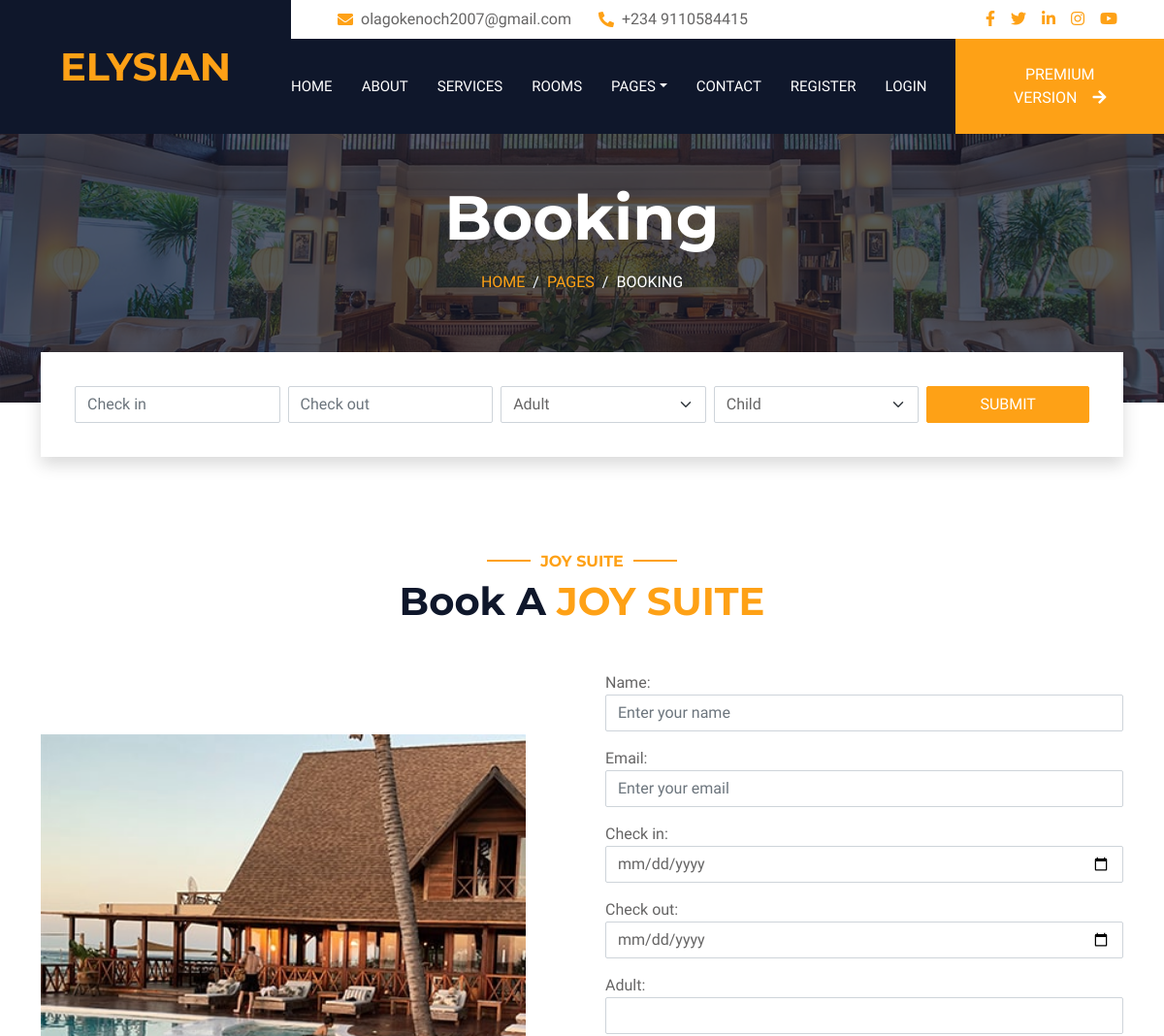
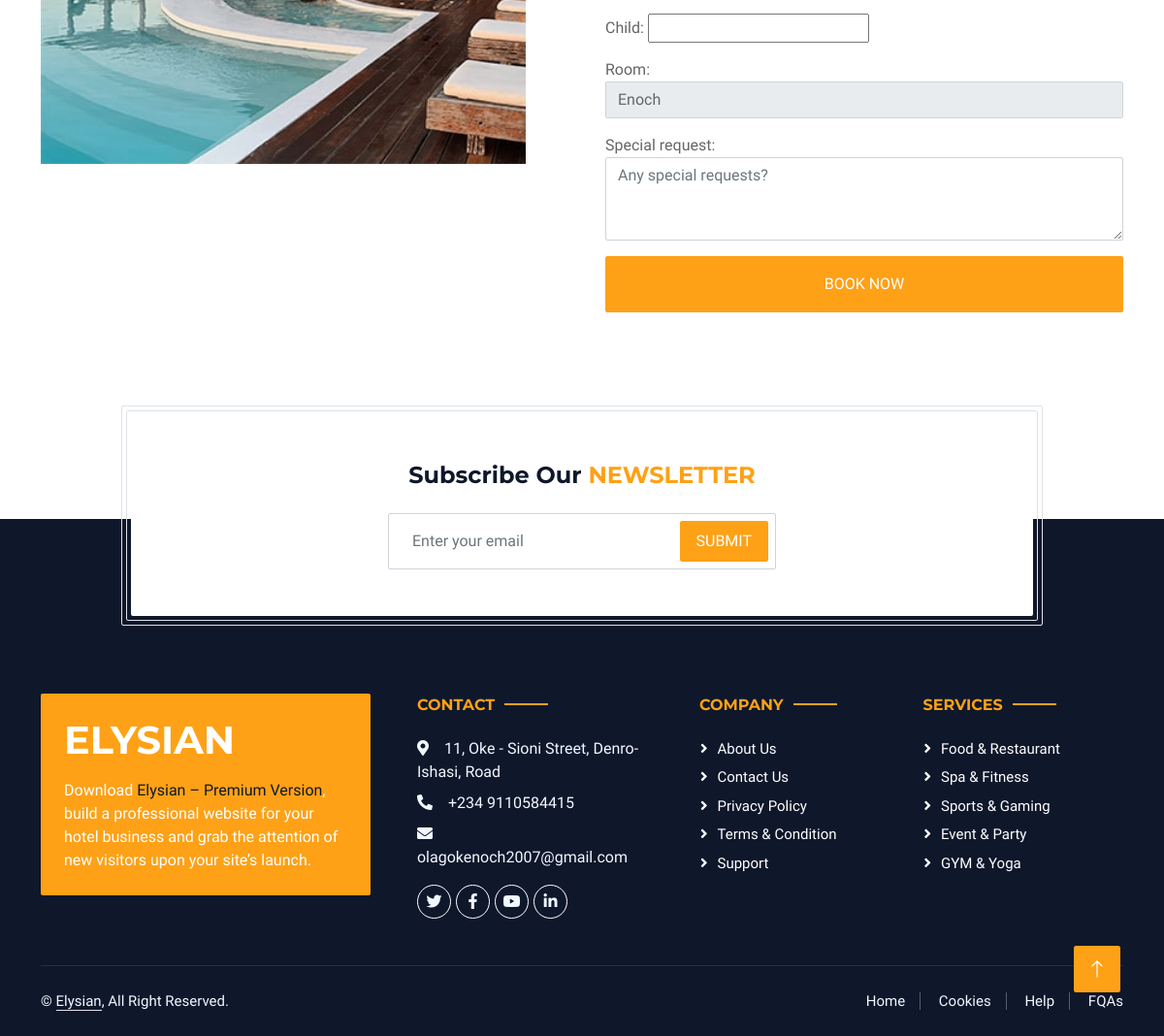
/booking/6/, run on the app's committed database (2 pictures, top to bottom).
### enochApp/models.py (models this page shows)
class Apartment (models.Model):
    name = models.CharField(max_length=100)
    price = models.DecimalField(max_digits=10, decimal_places=2, verbose_name="Price per night")
    beds = models.PositiveIntegerField(verbose_name="Number of beds")
    baths = models.PositiveIntegerField(verbose_name="Number of baths")
    wifi_available = models.BooleanField(default=True)
    description = models.TextField()
    rating = models.DecimalField(max_digits=3, decimal_places=2, default=5.0)
    image = models.FileField(upload_to='rooms/')
    available = models.BooleanField(default = True)
    created_at = models.DateTimeField(auto_now_add=True)
    updated_at = models.DateTimeField(auto_now=True)
    def __str__(self):
        return self.name
    class Meta:
        ordering = ['-created_at']

### enochApp/views.py (the view)
# urls.py: path('booking/<str:room_id>/', views.myBook, name='booking_detail'),  # For booking a specific room
def myBook(request, room_id):
    details = get_object_or_404(Apartment, id=room_id)
    if request.method == "POST":
        book = BookingForms(request.POST)
        if book.is_valid():
            book.save()
            myName = book.cleaned_data ["name"]
            myEmail = book.cleaned_data["email"]
            checkin = book.cleaned_data["check_in"]
            checkout = book.cleaned_data["check_out"]
            room = book.cleaned_data["room"]
            mail_subject = "Confirmation Of Booking"
            mail_content = {
                "name" : myName,
                "email" : myEmail,
                "checkin" : checkin,
                "checkout" : checkout,
                "room" : room,
            }
            html_message =  render_to_string ("email_template.html", mail_content)
            plain_text = strip_tags(html_message)
            from_email = settings.EMAIL_HOST_USER
            recipient_list = [myEmail]
            try:
                email_message = EmailMessage(mail_subject, plain_text, from_email, recipient_list)
                email_message.send()
                messages.success(request, "Booking confirmation email sent successfully")
            except Exception as e:
                messages.error(request, f"Failed to send confirmation email: {e}")
    else:
        book = BookingForms()
    return render(request, "booking.html", {"details": details, "book_us": book})

### enochApp/forms.py
class BookingForms(forms.ModelForm):
    class Meta:
        model = Booking
        fields = '__all__'
        widgets = {
            'name': forms.TextInput(attrs={'class': 'form-control', 'placeholder': 'Enter your name'}),
            'email': forms.EmailInput(attrs={'class': 'form-control', 'placeholder': 'Enter your email'}),
            'check_in': forms.DateInput(attrs={'class': 'form-control', 'type': 'date'}),
            'check_out': forms.DateInput(attrs={'class': 'form-control', 'type': 'date'}),
            'adult': forms.NumberInput(attrs={'class': 'form-control', 'min': 1}),
            'children': forms.NumberInput(attrs={'class': 'form-control', 'min': 0}),
            'room': forms.Select(attrs={'class': 'form-control'}),
            'special_request': forms.Textarea(attrs={'class': 'form-control', 'rows': 3, 'placeholder': 'Any special requests?'}),
        }

### templates/booking.html (shortened to what this page needs)
{% extends 'base.html' %}
{% load static %}
{% block content %}
<div class="container-fluid page-header mb-5 p-0" style="background-image: url({% static 'img/carousel-1.jpg' %});">
    <div class="container-fluid page-header-inner py-5">
        <div class="container text-center pb-5">
            <h1 class="display-3 text-white mb-3 animated slideInDown">Booking</h1>
            <nav aria-label="breadcrumb">
                <ol class="breadcrumb justify-content-center text-uppercase">
                    <li class="breadcrumb-item"><a href="#">Home</a></li>
                    <li class="breadcrumb-item"><a href="#">Pages</a></li>
                    <li class="breadcrumb-item text-white active" aria-current="page">Booking</li>
                </ol>
            </nav>
        </div>
    </div>
</div>
<div class="container-fluid booking pb-5 wow fadeIn" data-wow-delay="0.1s">
    <div class="container">
        <div class="bg-white shadow" style="padding: 35px;">
            <div class="row g-2">
                <div class="col-md-10">
                    <div class="row g-2">
                        <div class="col-md-3">
                            <div class="date" id="date1" data-target-input="nearest">
                                <input type="text" class="form-control datetimepicker-input" placeholder="Check in"
                                    data-target="#date1" data-toggle="datetimepicker" />
                            </div>
                        </div>
                        <div class="col-md-3">
                            <div class="date" id="date2" data-target-input="nearest">
                                <input type="text" class="form-control datetimepicker-input" placeholder="Check out"
                                    data-target="#date2" data-toggle="datetimepicker" />
                            </div>
                        </div>
                        <div class="col-md-3">
                            <select class="form-select">
                                <option selected>Adult</option>
                            </select>
                        </div>
                        <div class="col-md-3">
                            <select class="form-select">
                                <option selected>Child</option>
                            </select>
                        </div>
                    </div>
                </div>
                <div class="col-md-2">
                    <button class="btn btn-primary w-100">Submit</button>
                </div>
            </div>
        </div>
    </div>
</div>
<div class="container-xxl py-5">
    <div class="container">
        <div class="text-center wow fadeInUp" data-wow-delay="0.1s">
            <h6 class="section-title text-center text-primary text-uppercase">{{details.name}}</h6>
            <h1 class="mb-5">Book A <span class="text-primary text-uppercase">{{details.name}}</span></h1>
        </div>
        <div class="row g-5">
            <div class="col-lg-6">
                <div class="row g-3">
                    <div class="col-6 text-end">
                        <img class="" data-wow-delay="0.1s" src="{{details.image.url}}"
                            style="margin-top: 25%; width: 500px; height: 30pc;">
                    </div>
                </div>
            </div>
            <div class="col-lg-6">
                <div class="wow fadeInUp" data-wow-delay="0.2s">
                    <form method="post">
                        <div class="row g-3">
                            {{book_us}}
                            <div class="col-12">
                                <button class="btn btn-primary w-100 py-3" type="submit">Book Now</button>
                            </div>
                        </div>
                    </form>
                </div>
            </div>
        </div>
    </div>
</div>
{% endblock %}

### static/css/style.css (style rules this page uses)
:root { --primary: #FEA116; --light: #F1F8FF; --dark: #0F172B; }
.btn { font-weight: 500; text-transform: uppercase; transition: .5s; }
.btn.btn-primary, .btn.btn-secondary { color: #FFFFFF; }
.page-header { background-position: center center; background-repeat: no-repeat; background-size: cover; }
.page-header-inner { background: rgba(15, 23, 43, .7); }
.breadcrumb-item + .breadcrumb-item::before { color: var(--light); }
.booking { position: relative; margin-top: -100px !important; z-index: 1; }
.section-title { position: relative; display: inline-block; }
.section-title::before { position: absolute; content: ""; width: 45px; height: 2px; top: 50%; left: -55px; margin-top: -1px; background: var(--primary); }
.section-title::after { position: absolute; content: ""; width: 45px; height: 2px; top: 50%; right: -55px; margin-top: -1px; background: var(--primary); }

### data on the page
Apartment: name "JOY SUITE", image (picture)
